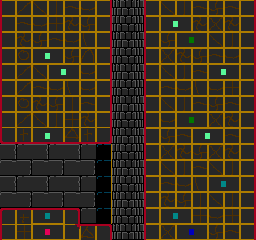

A level layout from a 2D game, rendered from its tile map. Below: a short description, then the map file with its tile-grid data intact:
An orthogonal 16x15 tile map with 16x16 px tiles, 2 tile layers (back, front) and 4 objects (Lift).

<map version="1.0" orientation="orthogonal" width="16" height="15" tilewidth="16" tileheight="16">
 <tileset firstgid="1" name="tiles1" tilewidth="16" tileheight="16">
  <image source="../../img/tiles/tiles0.gif" trans="ff00ff" width="256" height="256" />
 </tileset>
 <layer name="back" width="16" height="15">
  <data encoding="csv">
129,130,129,130,129,130,182,147,148,198,0,0,0,0,0,0,
145,146,145,146,145,146,182,131,132,198,0,0,0,0,0,0,
129,130,129,130,129,130,182,147,148,198,0,0,0,0,0,0,
145,146,145,146,145,146,182,131,132,198,0,0,0,0,0,0,
129,130,129,130,129,130,182,147,148,198,0,0,0,0,0,0,
145,146,145,146,145,146,182,131,132,198,0,0,0,0,0,0,
129,130,129,130,129,130,182,147,148,198,0,0,0,0,0,0,
145,146,145,146,145,146,182,131,132,198,0,0,0,0,0,0,
129,130,129,130,129,130,182,147,148,198,0,0,0,0,0,0,
145,146,145,146,145,146,182,131,132,198,0,0,0,0,0,0,
129,130,129,130,129,130,182,147,148,198,0,0,0,0,0,0,
145,146,145,146,145,146,182,131,132,198,0,0,0,0,0,0,
129,130,129,130,129,130,182,147,148,198,0,0,0,0,0,0,
145,146,145,146,145,146,182,131,132,198,0,0,0,0,0,0,
129,130,129,130,129,130,182,147,148,198,0,0,0,0,0,0
</data>
 </layer>
 <layer name="front" width="16" height="15">
  <data encoding="csv">
97,98,99,100,101,102,104,0,0,97,99,100,101,118,101,104,
113,101,102,116,117,118,120,0,0,113,69,70,117,115,117,120,
97,117,118,101,102,103,104,0,0,97,118,65,66,99,100,104,
113,114,69,70,118,119,104,0,0,97,115,117,118,101,102,104,
97,98,99,69,70,102,120,0,0,113,99,100,101,69,70,120,
113,98,101,102,103,102,104,0,0,97,101,102,103,102,116,104,
97,114,117,118,100,101,104,0,0,113,99,100,101,118,101,104,
97,98,99,100,116,117,120,0,0,97,102,65,66,115,117,120,
17,20,5,6,23,20,24,0,0,113,118,101,69,70,101,104,
0,0,0,0,0,0,0,0,0,97,115,117,118,115,117,120,
0,0,0,0,0,0,0,0,0,113,99,100,101,99,100,104,
0,0,0,0,0,0,0,0,0,97,101,102,103,71,72,104,
0,0,0,0,0,0,0,0,0,97,117,118,100,99,100,104,
33,36,55,56,40,0,0,0,0,113,71,72,116,102,116,120,
97,116,81,82,134,39,40,0,0,97,115,67,68,118,101,120
</data>
 </layer>
 <objectgroup name="lines" width="16" height="15" visible="0">
  <properties>
   <property name="map_tile" value="11" />
   <property name="type" value="[&quot;n&quot;,&quot;s&quot;,&quot;w&quot;]" />
  </properties>
  <object x="0" y="32">
   <polyline points="0,0 0,128 112,128 112,-32" />
  </object>
  <object x="144" y="0">
   <polyline points="0,0 0,240" />
  </object>
  <object x="112" y="240">
   <polyline points="0,0 0,-16 -32,-16 -32,-32 -112,-32" />
  </object>
 </objectgroup>
 <objectgroup name="objects" width="16" height="15">
  <object name="Lift" gid="232" x="112" y="192" />
 </objectgroup>
</map>
